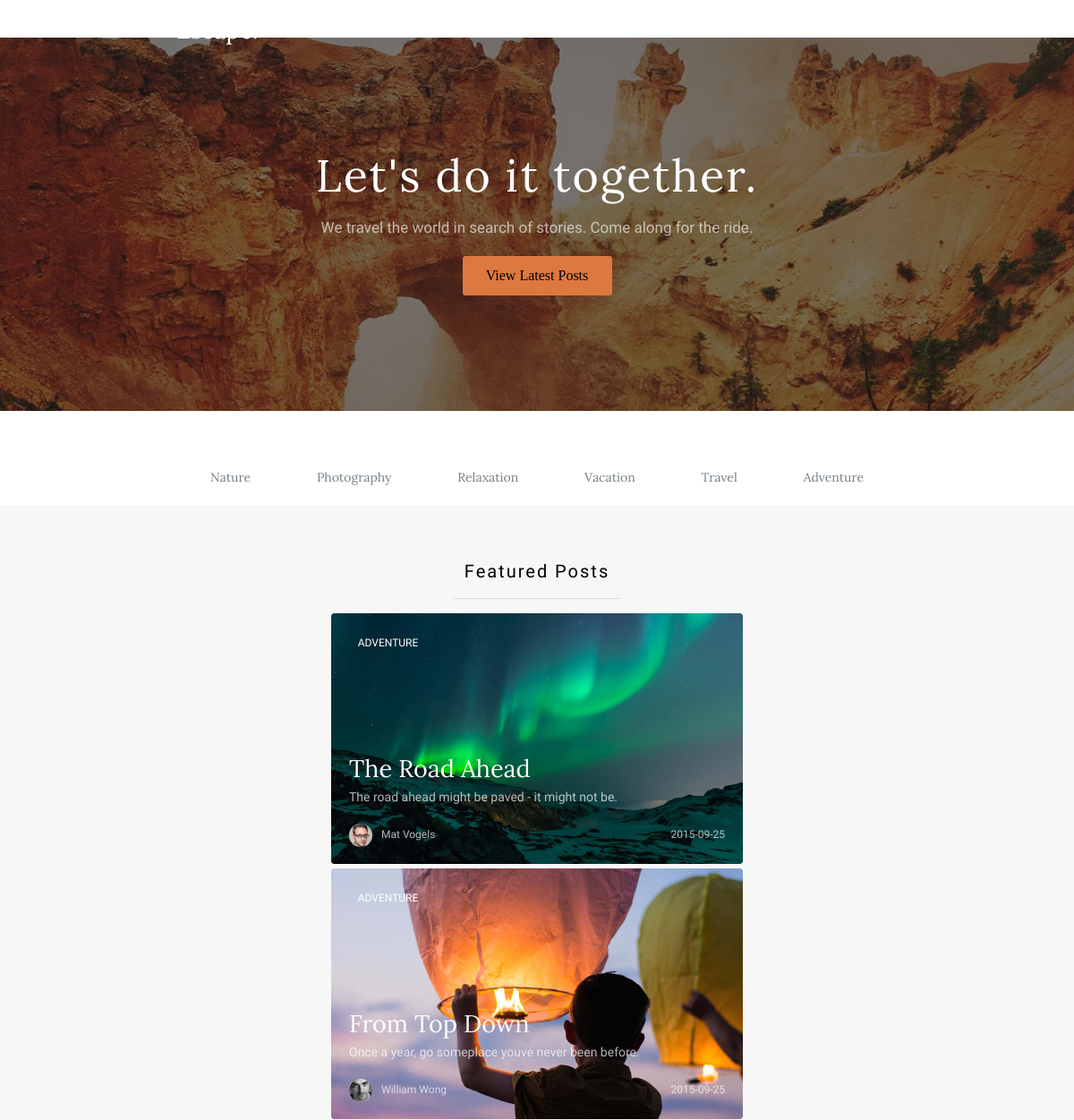
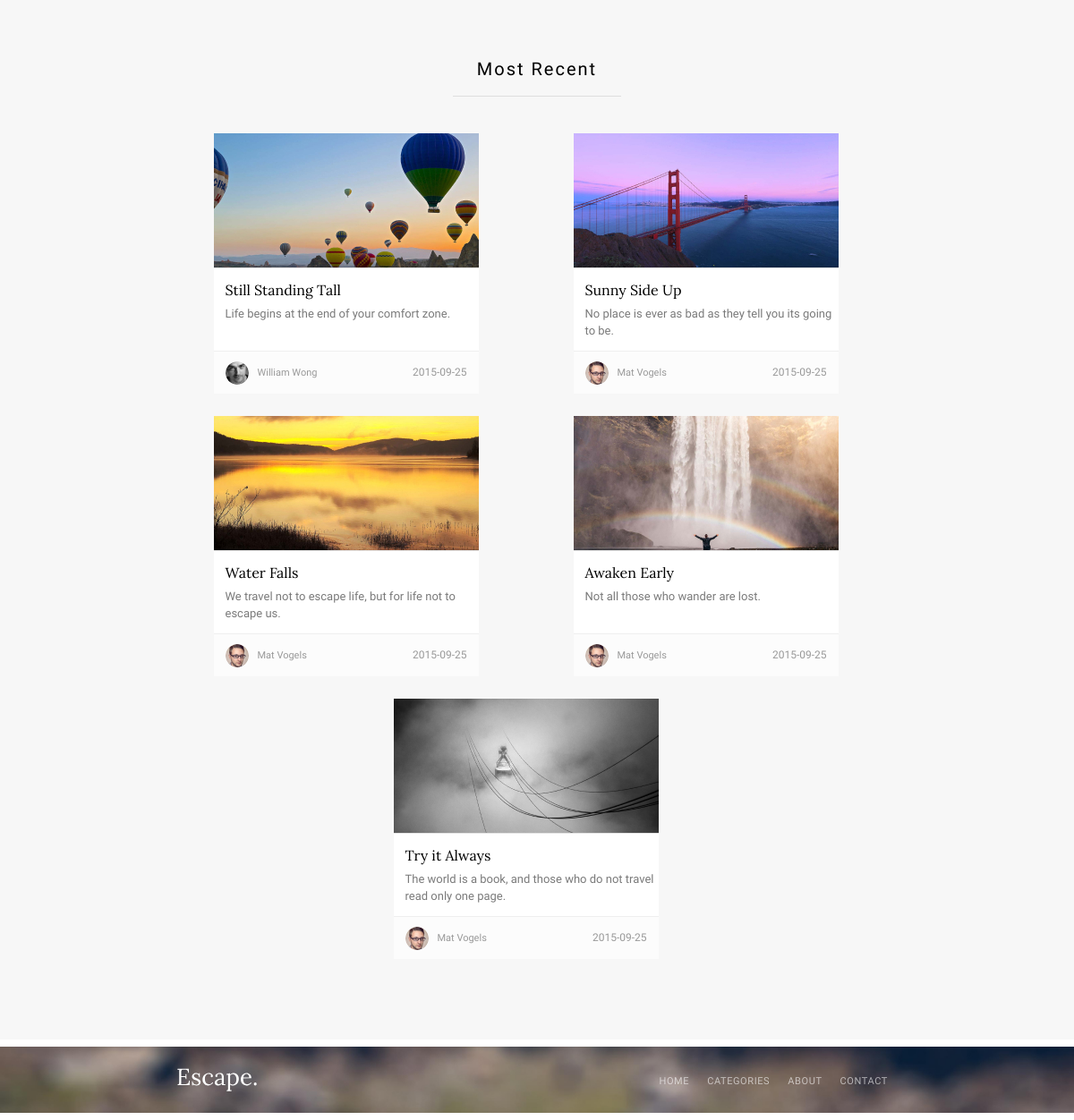
The app's page /home.php with its own data (2 pictures, top to bottom).
### tables this page shows
CREATE TABLE post
(
  post_id      INT NOT NULL AUTO_INCREMENT,
   title        VARCHAR(255) NOT NULL,
   subtitle     VARCHAR(255) NOT NULL,
   content     TEXT NOT NULL,
   author     VARCHAR(255) NOT NULL,
   author_url   VARCHAR(255) NOT NULL,
   publish_date DATE,
  image_url   VARCHAR(255) NOT NULL,
  featured     TINYINT(1) DEFAULT 0,
  tag_type   VARCHAR(255) NOT NULL,
  tag_text   VARCHAR(255) NOT NULL,
  color__button  VARCHAR(255) NULL,
  PRIMARY KEY (post_id)
);

### structure/most_recent_post_preview.php (the view)
<article class="most-recent__item">
    <img class="most-recent__item_img" src="<?= $post['image_url'] ?>" alt="img">
    <div class="most-recent__item_content-area">
        <h3 class="most-recent__main-txt">
            <?= $post['title'] ?>
        </h3>
        <span class="most-recent__bot-txt">
            <?= $post['subtitle'] ?>
        </span>
        <div class="most-recent__item_author-info">
            <div class="most-recent__author-info">
                <img class="author-info__img" src="<?= $post['author_url'] ?>" alt="img">
                <span class="most-recent__author-info_txt">
                    <?= $post['author'] ?>
                </span>
                <span class="most-recent__author-info_date">
                    <?= $post['publish_date'] ?>
                </span>
            </div>
        </div>
    </div>
    <a class="post_link" href='/post.php?id=<?= $post['post_id'] ?>'><span></span></a>
</article>

### home.php (shortened to what this page needs)
<?php
function createDBConnection(): mysqli
{
    $conn = new mysqli(HOST, USERNAME, PASSWORD, DATABASE);
    return $conn;
}
function getFeaturePosts(mysqli $conn, &$feature_posts): void
{
    $sql = "SELECT * FROM post WHERE featured = 1";
    $result = $conn->query($sql);
    if ($result->num_rows > 0) {
        while ($row = $result->fetch_assoc()) {
            $feature_posts[] = $row;
        }
    }
}
function getMostRecentPosts(mysqli $conn, &$posts): void
{
    $sql = "SELECT * FROM post WHERE featured = 0";
    $result = $conn->query($sql);
    if ($result->num_rows > 0) {
        while ($row = $result->fetch_assoc()) {
            $posts[] = $row;
        }
    }
}
?>
<!DOCTYPE html>
<html lang="en">
<head>
    <link rel="stylesheet" href="styles/home.css">
</head>
<body>
    <header class="header">
        <div class="header__navigate">
            <div class="navigate">
                <img src = "images\Escape-white.svg" alt="logo-top">
                <nav class="navigate__list">
                    <a class="navigate__list-item"><span class="item_header">home</span></a>
                    <a class="navigate__list-item"><span class="item_header">categories</span></a>
                    <a class="navigate__list-item"><span class="item_header">about</span></a>
                    <a class="navigate__list-item"><span class="item_header">contact</span></a>
                </nav>
            </div>
        </div>
        <div class="header__content-area">
            <div class="header__main-filling">
                <span class="header__main-filling_top">Let's do it together.</span>
                <span class="header__main-filling_bot">We travel the world in search of stories. Come along for the ride.</span>
                <div class="header__latest-posts-btn">
                    <span class="header__latest-posts-btn_txt">View Latest Posts</span>
                </div>
            </div>
        </div>
    </header>
    <div class="categories-menu">
        <nav class="categories-menu__navigate">
            <a class="categories-menu__navigate_item">Nature</a>
            <a class="categories-menu__navigate_item">Photography</a>
            <a class="categories-menu__navigate_item">Relaxation</a>
            <a class="categories-menu__navigate_item">Vacation</a>
            <a class="categories-menu__navigate_item">Travel</a>
            <a class="categories-menu__navigate_item">Adventure</a>
        </nav>
    </div>
    <div class="main-content">
        <div class="feature-posts">
            <div class="main-category__header">
                <span class="main-category__header_txt">Featured Posts</span>
                <div class="posts_header_underline"></div>
            </div>
            <?php
                $feature_posts = [];
                $conn = createDBConnection();
                getFeaturePosts($conn, $feature_posts);
                foreach ($feature_posts as $feature_post)
                {
                    include 'structure/feature_post_preview.php';
                }
            ?>
        </div>
        <div class="most-recent-posts">
            <div class="main-category__header">
                <span class="main-category__header_txt">Most Recent</span>
                <div class="posts_header_underline"></div>
            </div>
            <?php
                $posts = [];
                $conn = createDBConnection();
                getMostRecentPosts($conn, $posts);
                foreach ($posts as $post)
                    {
                    include 'structure/most_recent_post_preview.php';
                    }
            ?>
        </div>
    </div>
    <footer class="footer">
        <div class="footer__navigate">
            <div class="navigate">
                <img src="images\Escape-white.svg" alt="logo-bot">
                <nav class="navigate__list">
                    <a class="navigate__list-item"><span class="item_footer">home</span></a>
                    <a class="navigate__list-item"><span class="item_footer">categories</span></a>
                    <a class="navigate__list-item"><span class="item_footer">about</span></a>
                    <a class="navigate__list-item"><span class="item_footer">contact</span></a>
                </nav>
            </div>
        </div>
    </footer>
</body>
</html>

### structure/feature_post_preview.php
<article class="feature-posts__item_img" style="background-image: url(<?= $feature_post['image_url'] ?>)">
    <div class="feature-posts__tag__<?= $feature_post['tag_type'] ?>" background-color: #dd783f;>
        <span class="feature-posts__tag_txt"><?= $feature_post['tag_text'] ?></span>
    </div>
    <h2 class="article-info__main-txt"><?= $feature_post['title'] ?></h2>
    <span class="article-info__bot-txt"><?= $feature_post['subtitle'] ?></span>
    <div class="article-info">
        <div class="author-info">
            <img class="author-info__img" src="<?= $feature_post['author_url'] ?>" alt="img">
            <span class="author-info__txt"><?= $feature_post['author'] ?></span>
        </div>
        <span class="article-info__date"><?= $feature_post['publish_date'] ?></span>
    </div>
    <a class="post_link" href='/post.php?id=<?= $feature_post['post_id'] ?>'><span></span></a>
</article>

### records on screen
post: image_url (picture), tag_text "ADVENTURE", title "The Road Ahead", subtitle "The road ahead might be paved - it might not be.", author_url (picture), author "Mat Vogels", publish_date "2015-09-25"
post: image_url (picture), tag_text "ADVENTURE", title "From Top Down", subtitle "Once a year, go someplace youve never been before.", author_url (picture), author "William Wong", publish_date "2015-09-25"
post: image_url (picture), title "Still Standing Tall", subtitle "Life begins at the end of your comfort zone.", author_url (picture), author "William Wong", publish_date "2015-09-25"
post: image_url (picture), title "Sunny Side Up", subtitle "No place is ever as bad as they tell you its going to be.", author_url (picture), author "Mat Vogels", publish_date "2015-09-25"
post: image_url (picture), title "Water Falls", subtitle "We travel not to escape life, but for life not to escape us.", author_url (picture), author "Mat Vogels", publish_date "2015-09-25"
post: image_url (picture), title "Awaken Early", subtitle "Not all those who wander are lost.", author_url (picture), author "Mat Vogels", publish_date "2015-09-25"
post: image_url (picture), title "Try it Always", subtitle "The world is a book, and those who do not travel read only one page.", author_url (picture), author "Mat Vogels", publish_date "2015-09-25"
